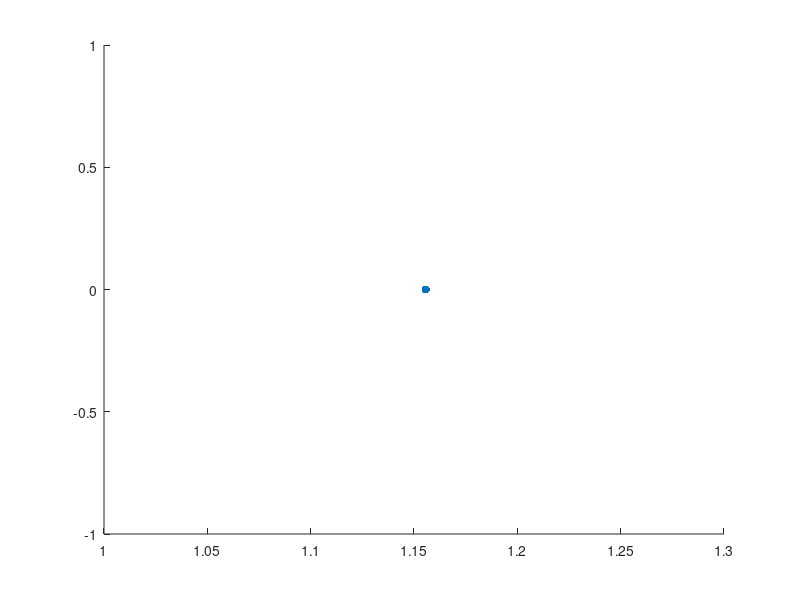

The MATLAB script that drew this image: (Note: this script raises an error after producing the figure.)
clear; clc; close all;

%% Constants and IC

G = 6.67408 * 10^-11; % m3/(kgs2)
G = G / (10^9); % km3/(kgs2)

% Earth
mu_earth = 398600.435507; % km3/s2
a_earth = 149598023; % km
e_earth = 0.016708617;
mass_earth = mu_earth / G; % kg

% Moon
mu_moon = 4902.800118; % km3/s2
a_moon = 384400; % km
e_moon = 0.05490;
mass_moon = mu_moon / G; % kg

% Earth-Moon system
mass_ratio_em = mass_moon / (mass_earth + mass_moon);
m_star_em = mass_earth + mass_moon; % kg
l_star_em = a_moon; % km 
t_star_em = sqrt(l_star_em^3/(G * m_star_em)); % s
mu = mass_ratio_em;

T = 15e-3/1000; % kN
Isp = 1320; % sec

init_mass = 100;

lyapunov_orbits = load("V_family_L2_Lyapunov_orbits.mat").V_family;
init_orbit_idx = 5;
final_orbit_idx = 10;
em_eq_pts = load("eq_points.mat").em_eq_pts;

l2_pos = [em_eq_pts(2,:), 0];
l1_pos = [em_eq_pts(1,:), 0];
p1_pos = [-mu, 0, 0];
p2_pos = [1-mu, 0, 0];

figure(1)
scatter(l2_pos(1), l2_pos(2), 'filled', 'black')
hold on

% Set options for ode113
options_no_events = odeset('RelTol', 1e-12, 'AbsTol', 1e-12);

[tout_lyapunov_init, xout_lyapunov_init] = ode113(@(t,state)CR3BP(state, mu), [0, lyapunov_orbits(7,init_orbit_idx)], lyapunov_orbits(1:6,init_orbit_idx), options_no_events);
plot(xout_lyapunov_init(:,1), xout_lyapunov_init(:,2), 'blue', 'LineWidth',2)

[tout_lyapunov_final, xout_lyapunov_final] = ode113(@(t,state)CR3BP(state, mu), [0, lyapunov_orbits(7,final_orbit_idx)], lyapunov_orbits(1:6,final_orbit_idx), options_no_events);
plot(xout_lyapunov_final(:,1), xout_lyapunov_final(:,2), 'red', 'LineWidth',2)

title("Initial and Final Orbits")
xlabel('$$\hat{x}$$','Interpreter','Latex', 'FontSize',18)
ylabel('$$\hat{y}$$','Interpreter','Latex', 'FontSize',18)
grid on
hold off
legend("L2", "Initial Orbit", "Final Orbit")

%% Transfer

num_angles = 25;
angles = linspace(0, 2*pi, num_angles);

% Straight down vector
neg_y_vec = [0, -1, 0]';

for i = 1:num_angles
    dcm = R3(angles(i));
    thrust_direction(:,i) = dcm * neg_y_vec;
end

% Initial orbit, initial state
init_state_0 = [xout_lyapunov_init(1,:), init_mass];

function status = countNegCrossings(t,state,flag)
    persistent count lastSign
    status = 0;

    if strcmp(flag,'init')
        count = 0;
        lastSign = sign(state(2,1));
    elseif isempty(flag)
        s = sign(state(2,end));
        if (lastSign > 0 && s < 0) || (lastSign < 0 && s > 0)
            count = count + 1;
            if count == 2
                status = 1;  % STOP
            end
        end
        lastSign = s;
    end
end

function status = countPosCrossings(t,state,flag)
    persistent count lastSign
    status = 0;

    if strcmp(flag,'init')
        count = 0;
        lastSign = sign(state(2,1));
    elseif isempty(flag)
        s = sign(state(2,end));
        if (lastSign < 0 && s > 0) || (lastSign > 0 && s < 0)
            count = count + 1;
            if count == 2
                status = 1;  % STOP
            end
        end
        lastSign = s;
    end
end

function [value, isterminal, direction] = single_cross_direction_agnostic(t, y)
    value = y(2);    % Detect when y(2) crosses 0
    direction = 0;   % Trigger for both increasing and decreasing
    isterminal = 1;  % Stop after one event
end

function [value, isterminal, direction] = multiple_cross_direction_agnostic(t, y)
    value = y(2);    % Detect when y(2) crosses 0
    direction = 0;   % Trigger for both increasing and decreasing
    isterminal = 0;  % Don't stop at event trigger
end

function [value, isterminal, direction] = zero_y_hyperplane_init(t, state)
    value = state(2);
    isterminal = 0;
    direction = 0;
    % persistent eventCount
    % if isempty(crossedOnce)
    %     crossedOnce = false;
    % end
    % 
    % if ~crossedOnce
    %     % First zero crossing (non-terminal)
    %     value      = [state(2); 1];
    %     isterminal = [0; 0];
    % else
    %     % Second zero crossing (terminal)
    %     value      = [1; state(2)];
    %     isterminal = [0; 1];
    % end
    % 
    % direction = [-1; -1];
    % 
    % % Detect completed crossing
    % if state(2) == 0
    %     crossedOnce = true;
    % end

    % if isempty(eventCount)
    %     eventCount = 0;
    % end
    % 
    % value = state(2);        % detect y(2) = 0
    % if value == 0
    %     eventCount = eventCount + 1;
    % end
    % direction = 0;      % ONLY positive → negative crossings
    % 
    % eventCount = eventCount + 1;
    % 
    % if eventCount >= 2
    %     isterminal = 1;  % stop after 2nd crossing
    % else
    %     isterminal = 0;  % keep going
    % end

    % x_cross_count = x_cross_count + 1;
    % 
    % if x_cross_count < 2
    %     isterminal = 0;
    % else
    %     isterminal = 1;
    % end

    % persistent init_count;
    % if isempty(init_count)
    %     init_count = 0;
    % end


    % value = state(2);          % Stop when y = 0
    % isterminal = 1;     % 1 = stop integration
    % direction = -1;     % Direction agnostic

    % if value == 0
    %     init_count = init_count + 1;
    % end
    % if init_count >= 2
    %     isterminal = 1;
    % else
    %     isterminal = 0;
    % end
end

function [value, isterminal, direction] = zero_y_hyperplane_final(t, state)
    % persistent count
    % if isempty(count)
    %     count = 0;
    % end
    % 
    % value = state(2);        % detect y(2) = 0
    % direction = 1;      % ONLY positive → negative crossings
    % 
    % count = count + 1;
    % 
    % if count >= 2
    %     isterminal = 1;  % stop after 2nd crossing
    % else
    %     isterminal = 0;  % keep going
    % end
    value = state(2);
    isterminal = 0;
    direction = 0;
end

options_single_cross = odeset('RelTol', 1e-12, 'AbsTol', 1e-12, 'Events', @single_cross_direction_agnostic);

saved_final_state_init_single_cross = [];
count = 0;

% Single Cross
figure(2)
plot(xout_lyapunov_init(:,1), xout_lyapunov_init(:,2), 'blue', 'LineWidth',2)
hold on
grid on
plot(xout_lyapunov_final(:,1), xout_lyapunov_final(:,2), 'red', 'LineWidth',2)


for j = 1:length(xout_lyapunov_init)
    disp("Single Cross Init Traj - " + j)
    init_state_0 = [xout_lyapunov_init(j,:), init_mass];
    for i = 1:num_angles
        % Start from pointing straight down and rotate ccw
        fun = @(t,state)CR3BP_with_non_dim_mass(state, mu, T, Isp, thrust_direction(:,i), t_star_em, l_star_em, init_mass);
        [tout, xout] = ode113(fun, [0, 10], init_state_0, options_single_cross);
        
        % if xout(end,1) > l2_pos(1)
        count = count + 1;
        saved_final_state_init_single_cross(count,:) = [xout(end,1), xout(end,4), xout(end,5), i, j];
        init_traj = plot(xout(:,1), xout(:,2), 'Color', 'blue');
        % end
    end
end
title("Single Cross Two-sided Trajectories")

saved_final_state_final_single_cross = [];
count = 0;

% Single Cross
for j = 1:length(xout_lyapunov_final)
    disp("Single Cross Final Traj - " + j)
    init_state_0 = [xout_lyapunov_final(j,:), init_mass];
    for i = 1:num_angles
        % Start from pointing straight down and rotate ccw
        fun = @(t,state)CR3BP_with_non_dim_mass(state, mu, T, Isp, thrust_direction(:,i), t_star_em, l_star_em, init_mass);
        [tout, xout] = ode113(fun, [0, -25], init_state_0, options_single_cross);

        % if xout(end,1) > l2_pos(1)
        count = count + 1;
        saved_final_state_final_single_cross(count,:) = [xout(end,1), xout(end,4), xout(end,5), i, j];
        final_traj = plot(xout(:,1), xout(:,2), 'Color', 'red');
        % end
    end
end

legend([init_traj, final_traj], 'Initial Trajectory', 'Final Trajectory')
xlabel('$$\hat{x}$$','Interpreter','Latex', 'FontSize',18)
ylabel('$$\hat{y}$$','Interpreter','Latex', 'FontSize',18)
hold off

%% Poincare Map

figure(3)
scatter3(saved_final_state_init_single_cross(:,1), saved_final_state_init_single_cross(:,2), saved_final_state_init_single_cross(:,3), 'filled', 'blue')
hold on
scatter3(saved_final_state_final_single_cross(:,1), saved_final_state_final_single_cross(:,2), saved_final_state_final_single_cross(:,3), "filled", 'red')
xlabel("x")
ylabel("$$\dot{x}$$", 'Interpreter', 'latex')
zlabel("$$\dot{y}$$", 'Interpreter', 'latex')
legend("Initial Trajectory", "Final Trajectory")
title("Single Cross Two-Sided Poincar\'e Map", 'Interpreter','latex')

%% Poincare Map - other representation

figure(4)
scatter(saved_final_state_init_single_cross(:,1), saved_final_state_init_single_cross(:,2), 50, saved_final_state_init_single_cross(:,3), 'o', 'filled')
hold on
scatter(saved_final_state_final_single_cross(:,1), saved_final_state_final_single_cross(:,2), 50, saved_final_state_final_single_cross(:,3), '+')
cd = colorbar;
cd.Label.Interpreter = 'Latex';
cd.Label.String = '$$\dot{y}$$';
colormap(turbo);
grid on
xlabel("x")
ylabel("$$\dot{x}$$", 'Interpreter', 'latex')
title("Single Cross Two-Sided Poincar\'e Map", 'Interpreter','latex')
legend("Initial Trajectory", "Final Trajectory")

%% Find close points

single_cross_close_pts = compare_poincare_maps(saved_final_state_init_single_cross, saved_final_state_final_single_cross);


%% Multiple Cross

options_mult_cross = odeset('RelTol', 1e-12, 'AbsTol', 1e-12, 'Events', @multiple_cross_direction_agnostic);

saved_final_state_init_mult_cross = [];
count = 0;

figure(5)
plot(xout_lyapunov_init(:,1), xout_lyapunov_init(:,2), 'blue', 'LineWidth',2)
hold on
grid on
plot(xout_lyapunov_final(:,1), xout_lyapunov_final(:,2), 'red', 'LineWidth',2)

% Multiple Cross
for j = 1:length(xout_lyapunov_init)
    disp("Multiple cross Init Traj - " + j)
    init_state_0 = [xout_lyapunov_init(j,:), init_mass];
    for i = 1:num_angles
        count = count + 1;
        fun = @(t,state)CR3BP_with_non_dim_mass(state, mu, T, Isp, thrust_direction(:,i), t_star_em, l_star_em, init_mass);
        sol = ode113(fun, [0, 15], init_state_0, options_mult_cross);
        if init_state_0(2) == 0
            seconds_init = sol.xe(3);
            saved_final_state_init_mult_cross(count,:) = [sol.ye(1,3), xout(4,3), xout(5,3), i, j, seconds_init];
        else
            seconds_init = sol.xe(2);
            saved_final_state_init_mult_cross(count,:) = [sol.ye(1,2), xout(4,2), xout(5,2), i, j, seconds_init];
        end

        [tout, xout] = ode113(fun, [0, seconds_init], init_state_0, options_no_events);
        init_traj = plot(xout(:,1), xout(:,2), 'Color', 'b');
    end
end

saved_final_state_final_mult_cross = [];
count = 0;

% Multiple Cross
for j = 1:length(xout_lyapunov_final)
    disp("Multiple Cross Final Traj - " + j)
    init_state_0 = [xout_lyapunov_final(j,:), init_mass];
    for i = 1:num_angles
        count = count + 1;

        % Start from pointing straight down and rotate ccw
        fun = @(t,state)CR3BP_with_non_dim_mass(state, mu, T, Isp, thrust_direction(:,i), t_star_em, l_star_em, init_mass);
        sol = ode113(fun, [0, -15], init_state_0, options_mult_cross);
        if init_state_0(2) == 0
            seconds_final = sol.xe(3);
            saved_final_state_final_mult_cross(count,:) = [sol.ye(1,3), xout(4,3), xout(5,3), i, j, seconds_final];
        else
            seconds_final = sol.xe(2);
            saved_final_state_final_mult_cross(count,:) = [sol.ye(1,2), xout(4,2), xout(5,2), i, j, seconds_final];
        end

        [tout, xout] = ode113(fun, [0, seconds_final], init_state_0, options_no_events);
        final_traj = plot(xout(:,1), xout(:,2), 'Color', 'r');
    end
end

hold off
legend([init_traj, final_traj], "Initial Trajectory", "Final Trajectory")
xlabel('$$\hat{x}$$','Interpreter','Latex', 'FontSize',18)
ylabel('$$\hat{y}$$','Interpreter','Latex', 'FontSize',18)
title("2-Cross Two-sided Trajectories")


%% Mult-Cross Poincare Map

figure(6)
scatter3(saved_final_state_init_mult_cross(:,1), saved_final_state_init_mult_cross(:,2), saved_final_state_init_mult_cross(:,3), 'filled', 'blue')
hold on
scatter3(saved_final_state_final_mult_cross(:,1), saved_final_state_final_mult_cross(:,2), saved_final_state_final_mult_cross(:,3), "filled", 'red')
xlabel("x")
ylabel("$$\dot{x}$$", 'Interpreter', 'latex')
zlabel("$$\dot{y}$$", 'Interpreter', 'latex')
legend("Initial Trajectory", "Final Trajectory")
title("2-Cross Two-Sided Poincar\'e Map", 'Interpreter','latex')

%% Mult-Cross Poincare Map different representation

figure(7)
scatter(saved_final_state_init_mult_cross(:,1), saved_final_state_init_mult_cross(:,2), 50, saved_final_state_init_mult_cross(:,3), 'o', 'filled')
hold on
scatter(saved_final_state_final_mult_cross(:,1), saved_final_state_final_mult_cross(:,2), 50, saved_final_state_final_mult_cross(:,3), '+')
cd = colorbar;
cd.Label.Interpreter = 'Latex';
cd.Label.String = '$$\dot{y}$$';
colormap(turbo);
grid on
xlabel("x")
ylabel("$$\dot{x}$$", 'Interpreter', 'latex')
title("2-Cross Two-Sided Poincar\'e Map", 'Interpreter','latex')
legend("Initial Trajectory", "Final Trajectory")

%% Find close points

mult_cross_close_pts = compare_poincare_maps(saved_final_state_init_mult_cross, saved_final_state_final_mult_cross);
        

%% Plot uncorrected trajectory - option 1, single cross

figure(8)
scatter(l2_pos(1), l2_pos(2), 'filled', 'black')
hold on
plot(xout_lyapunov_init(:,1), xout_lyapunov_init(:,2), 'blue', 'LineWidth', 2)
plot(xout_lyapunov_final(:,1), xout_lyapunov_final(:,2), 'red', 'LineWidth', 2)
grid on
title("Uncorrected Trajectory Option 1")
xlabel('$$\hat{x}$$','Interpreter','Latex', 'FontSize',18)
ylabel('$$\hat{y}$$','Interpreter','Latex', 'FontSize',18)


uncorrected_init_idx = single_cross_close_pts(2);
uncorrected_final_idx = single_cross_close_pts(3);
uncorrected_init_i = saved_final_state_init_single_cross(uncorrected_init_idx,4);
uncorrected_init_j = saved_final_state_init_single_cross(uncorrected_init_idx,5);
% uncorrected_init_seconds = saved_final_state_init_mult_cross(uncorrected_init_idx,6);
uncorrected_final_i = saved_final_state_final_single_cross(uncorrected_final_idx,4);
uncorrected_final_j = saved_final_state_final_single_cross(uncorrected_final_idx,5);
% uncorrected_final_seconds = saved_final_state_final_mult_cross(uncorrected_final_idx,6);
uncorrected_init_state0 = xout_lyapunov_init(uncorrected_init_j,:);
uncorrected_final_state0 = xout_lyapunov_final(uncorrected_final_j,:);
uncorrected_init_thrust = thrust_direction(:,uncorrected_init_i);
uncorrected_final_thrust = thrust_direction(:,uncorrected_final_i);

fun = @(t,state)CR3BP_with_non_dim_mass(state, mu, T, Isp, uncorrected_init_thrust, t_star_em, l_star_em, init_mass);
[uncorrected_init_tout, uncorrected_init_xout] = ode113(fun, [0, 25], [uncorrected_init_state0, init_mass], options_single_cross);
x_1_f = xout(end,:)';
plot(uncorrected_init_xout(:,1), uncorrected_init_xout(:,2), 'Color', 'black', 'LineWidth', 2)

fun = @(t,state)CR3BP_with_non_dim_mass(state, mu, T, Isp, uncorrected_final_thrust, t_star_em, l_star_em, init_mass);
[uncorrected_final_tout, uncorrected_final_xout] = ode113(fun, [0, -25], [uncorrected_final_state0, init_mass], options_single_cross);
plot(uncorrected_final_xout(:,1), uncorrected_final_xout(:,2), 'Color', 'magenta', 'LineWidth', 2)
hold off
grid on
legend("L2", "Initial Orbit", "Final Orbit", "Initial Transfer", "Final Transfer")

%% Correction

% Mass burn rate
% Non-dim thrust
f = (T*t_star_em^2)/(l_star_em*init_mass);
% g is assumed to be 9.80665e-3 km/s^2
mdot = -(f*l_star_em)/(Isp*9.80665e-3*t_star_em);

% This is the mass at the end of the burn, so it should have mass removed
% from both the init and final trajectories
uncorrected_final_mass = init_mass + mdot*uncorrected_init_tout(end) - mdot*uncorrected_final_tout(end);

V0 = [uncorrected_init_state0'; init_mass; uncorrected_init_tout(end); uncorrected_final_state0'; uncorrected_final_mass; uncorrected_final_tout(end)];

x_1_f = uncorrected_init_xout(end,:)';

e1 = x_1_f - [uncorrected_final_state0'; uncorrected_final_mass];
F = e1;

% V_soln = correction(V0, mu, true);
V_soln = correction(V0, mu, T, Isp, uncorrected_init_thrust, uncorrected_final_thrust, t_star_em, l_star_em, init_mass, uncorrected_final_mass);




%% Jacobi constant

function C = jacobi_constant(x, mu)
    C = u_star_times_2(x(1), x(2), x(3), mu) - x(4)^2 - x(5)^2 - x(6)^2;
end
